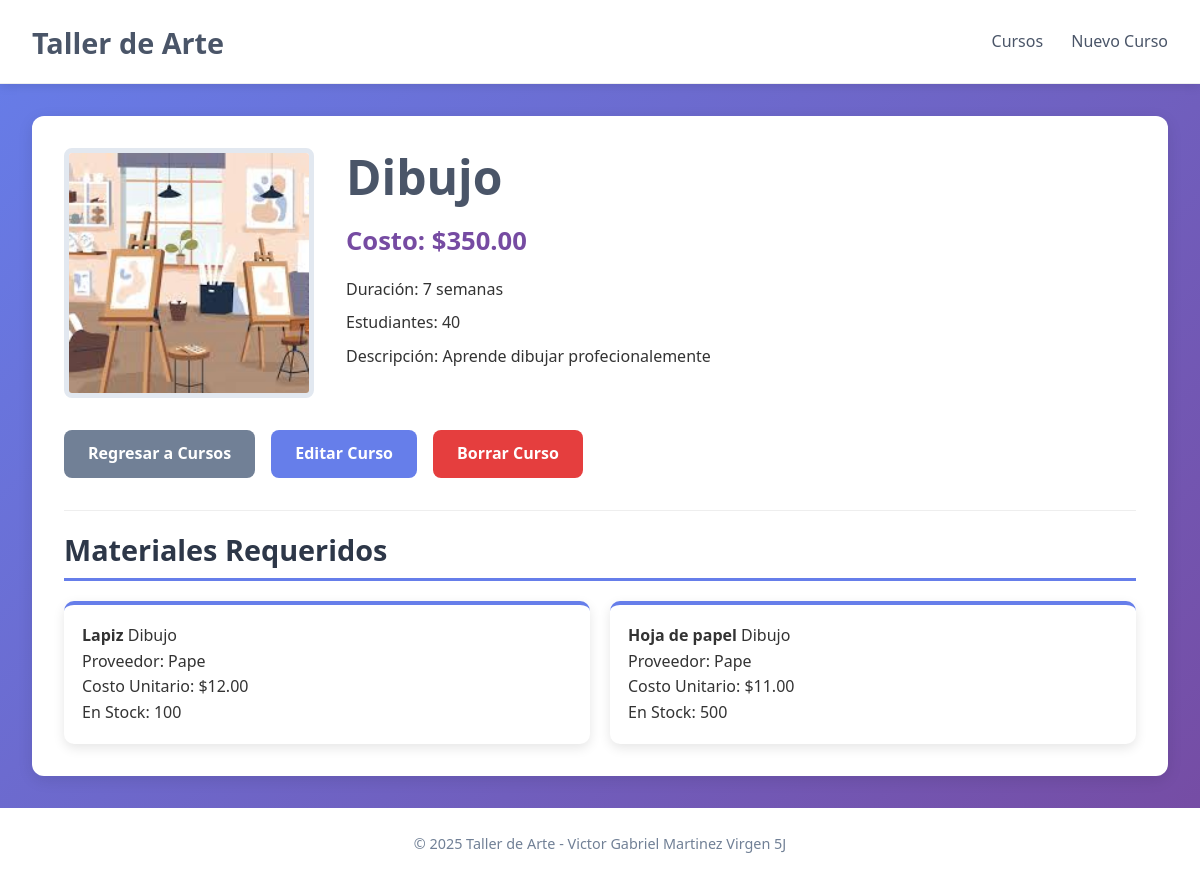
/curso/3/, run on the app's committed database.
### app_curso/models.py (models this page shows, shortened)
class Curso(models.Model):
    nombre_curso = models.CharField(max_length=150, unique=True)
    descripcion = models.TextField()
    duracion_semanas = models.IntegerField()
    costo = models.DecimalField(max_digits=8, decimal_places=2)
    estudiantes = models.IntegerField()
    foto = models.ImageField(upload_to='cursos', null=True, blank=True)
    class Meta:
        verbose_name = "Curso"
        verbose_name_plural = "Cursos"
        ordering = ['nombre_curso']

class Material(models.Model):
    nombre_material = models.CharField(max_length=150)
    tipo_material = models.CharField(max_length=100)
    proveedor = models.CharField(max_length=100, blank=True, null=True)
    costo_unitario = models.DecimalField(max_digits=6, decimal_places=2)
    en_stock = models.IntegerField()
    id_curso = models.ForeignKey(
        Curso,
        on_delete=models.CASCADE,
        related_name='materiales_requeridos',
        db_column='id_curso'
    )
    class Meta:
        verbose_name = "Material"
        verbose_name_plural = "Materiales"
        unique_together = ('nombre_material', 'id_curso')

### app_curso/views.py (the view)
# urls.py: path('curso/<int:curso_id>/', views.detalle_curso, name='detalle_curso'),
def detalle_curso(request, curso_id):
    curso = get_object_or_404(Curso, id=curso_id)
    return render(request, 'detalle_curso.html', {'curso': curso})

### app_curso/templates/detalle_curso.html (shortened to what this page needs)
{% extends 'base.html' %}
{% block contenido %}
<article class="curso-detail">
    <div class="curso-banner">
        {% if curso.foto %}
            <img src="{{ curso.foto.url }}" alt="Foto de {{ curso.nombre_curso }}" class="detail-photo">
        {% else %}
            <div class="detail-placeholder">🎨</div>
        {% endif %}
        <div class="curso-info">
            <h1>{{ curso.nombre_curso }}</h1>
            <h3>Costo: ${{ curso.costo }}</h3>
            <p>Duración: {{ curso.duracion_semanas }} semanas</p>
            <p>Estudiantes: {{ curso.estudiantes }}</p>
            <p>Descripción: {{ curso.descripcion }}</p>
        </div>
    </div>
    <div class="detail-actions">
        <a href="{% url 'app_curso:listar_cursos' %}" class="btn btn-secondary">
            Regresar a Cursos
        </a>
        <a href="{% url 'app_curso:editar_curso' curso.id %}" class="btn btn-primary">Editar Curso</a>
        <a href="{% url 'app_curso:borrar_curso' curso.id %}" class="btn btn-danger">Borrar Curso</a>
    </div>
    <section class="materiales-section">
    <h2>Materiales Requeridos</h2>
    {% if curso.materiales_requeridos.all %}
    <div class="material-grid">
        {% for material in curso.materiales_requeridos.all %}
        <div class="material-card">
            <div class="material-header">
                <strong class="material-name">{{ material.nombre_material }}</strong>
                <span class="type-badge">{{ material.tipo_material }}</span>
            </div>
            <div class="material-body">
                <p>Proveedor: {{ material.proveedor|default:"N/A" }}</p>
                <p class="material-costo">Costo Unitario: ${{ material.costo_unitario }}</p>
            </div>
            <div class="material-footer">
                <span class="stock-label">En Stock:</span>
                <span class="stock-value">{{ material.en_stock }}</span>
            </div>
        </div>
        {% endfor %}
    </div>
    {% else %}
    <p class="empty-message">No hay materiales registrados para este curso.</p>
    {% endif %}
</section>
{% endblock %}

### app_curso/static/css/styles.css (style rules this page uses)
* { margin: 0; padding: 0; box-sizing: border-box; }
body { font-family: 'Segoe UI', Tahoma, Geneva, Verdana, sans-serif; background: linear-gradient(135deg, #667eea 0%, #764ba2 100%); color: #333; line-height: 1.6; }
.curso-detail { background: white; border-radius: 12px; overflow: hidden; box-shadow: 0 4px 15px rgba(0, 0, 0, 0.1); padding: 2rem; }
.curso-banner { display: flex; gap: 2rem; margin-bottom: 2rem; align-items: flex-start; }
.detail-photo { width: 250px; height: 250px; object-fit: cover; border: 5px solid #e2e8f0; border-radius: 8px; }
.curso-info h1 { font-size: 2.5rem; color: #2d3748; }
.curso-info h3 { color: #667eea; margin-top: 10px; margin-bottom: 10px; }
.curso-info p { margin-bottom: 8px; }
.materiales-section { margin-top: 2rem; padding-top: 1rem; border-top: 1px solid #eee; }
.materiales-section h2 { color: #2d3748; margin-bottom: 15px; border-bottom: 2px solid #eee; padding-bottom: 5px; }
.detail-actions { margin-bottom: 2rem; display: flex; gap: 1rem; }
.btn { padding: 0.7rem 1.5rem; border: none; border-radius: 8px; font-weight: 600; cursor: pointer; transition: background 0.3s; text-decoration: none; display: inline-block; }
.btn-primary { background: #667eea; color: white; }
.btn-secondary { background: #718096; color: white; }
.btn-danger { background: #e53e3e; color: white; }
.curso-detail h1 { font-size: 3rem; font-weight: 900; color: #4a5568; line-height: 1.2; margin-bottom: 10px; }
.curso-detail h3 { color: #764ba2; font-size: 1.6rem; font-weight: 700; margin-top: 15px; margin-bottom: 15px; }
.materiales-section h2 { color: #2d3748; font-size: 1.8rem; font-weight: 700; margin-bottom: 15px; border-bottom: 3px solid #667eea; padding-bottom: 5px; }
.material-grid { display: grid; grid-template-columns: repeat(auto-fit, minmax(280px, 1fr)); gap: 20px; margin-top: 20px; }
.material-card { background: white; padding: 18px; border-radius: 10px; box-shadow: 0 4px 12px rgba(0, 0, 0, 0.1); border-top: 4px solid #667eea; }

### data on the page
Curso: foto (picture), nombre_curso "Dibujo", costo "350.00", duracion_semanas "7", estudiantes "40", descripcion "Aprende dibujar profecionalemente"
Material: nombre_material "Lapiz", tipo_material "Dibujo", proveedor "Pape", costo_unitario "12.00", en_stock "100"
Material: nombre_material "Hoja de papel", tipo_material "Dibujo", proveedor "Pape", costo_unitario "11.00", en_stock "500"
